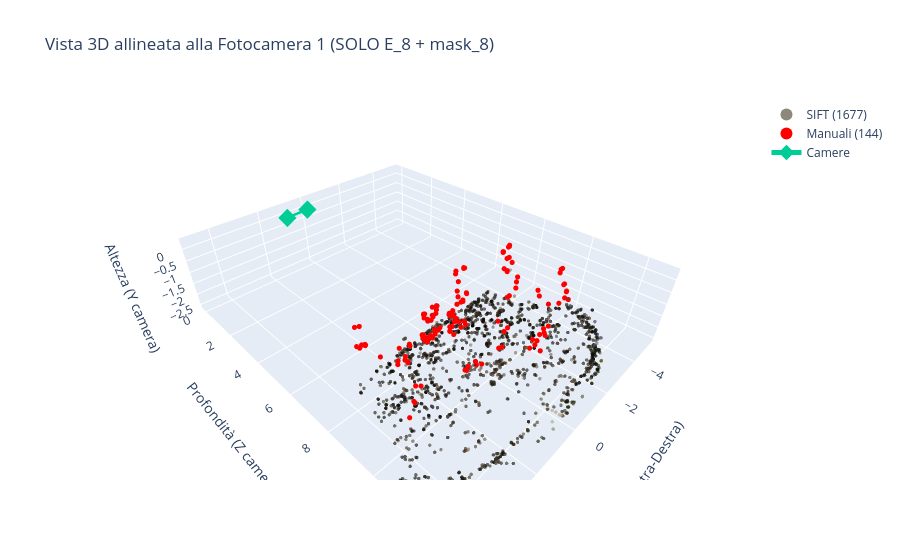

Notebook code cell kept with this figure:
### Code cell
import os
import sys
import numpy as np
import cv2
import plotly.graph_objects as go

# Camera overlay: OFF by default. Enable with: python step3_reconstruct_and_visualize_plotly.py --cameras
SHOW_CAMERAS = True

IMG1_PATH = "object/img1.JPG"
CALIB_PATH = "camera_calib.npz"
E_RES_PATH = "outputs/E_results.npz"

OUT_DIR = "outputs"
os.makedirs(OUT_DIR, exist_ok=True)

img1 = cv2.imread(IMG1_PATH)
assert img1 is not None, "Errore caricamento img1."
img1_rgb = cv2.cvtColor(img1, cv2.COLOR_BGR2RGB)

cal = np.load(CALIB_PATH)
K = cal["K"].astype(np.float64)
dist = cal["dist"].astype(np.float64)

# Undistort img1 for correct color sampling of non-manual points
img1_u = cv2.undistort(img1, K, dist)
img1_u_rgb = cv2.cvtColor(img1_u, cv2.COLOR_BGR2RGB)

res = np.load(E_RES_PATH, allow_pickle=True)

# ============================================================
# USA SOLO LA TUA SOLUZIONE (E_8 + mask_8)
# ============================================================
if "E_8" not in res:
    raise RuntimeError("E_8 non presente in E_results.npz: rigenera lo step2 salvando E_8.")
E = res["E_8"].astype(np.float64)

if "mask_8" not in res:
    raise RuntimeError(
        "mask_8 non presente in E_results.npz.\n"
        "Rigenera E_results.npz con lo step2 che salva mask_8."
    )
mask_in = res["mask_8"].astype(bool)
print("✅ Uso SOLO E_8 + mask_8 (nessun fallback su OpenCV)")

# ------------------------------------------------------------
# Caricamento punti
# ------------------------------------------------------------
if "pts1_px" not in res or "pts1_norm" not in res or "pts2_norm" not in res:
    raise RuntimeError(
        "Nel file E_results.npz mancano pts1_px / pts1_norm / pts2_norm.\n"
        "Assicurati che step2 salvi questi array."
    )

pts1_px = res["pts1_px"].astype(np.float64)
pts1_norm = res["pts1_norm"].astype(np.float64)
pts2_norm = res["pts2_norm"].astype(np.float64)

src_is_manual = res["src_is_manual"].astype(bool) if "src_is_manual" in res else np.zeros(len(pts1_px), dtype=bool)

# Applica solo la tua mask_8
pts1_n = pts1_norm[mask_in].reshape(-1, 1, 2)
pts2_n = pts2_norm[mask_in].reshape(-1, 1, 2)
pts1_p = pts1_px[mask_in]
is_manual = src_is_manual[mask_in]

# ------------------------------------------------------------
# recoverPose con la tua E_8 (cameraMatrix = I perché punti norm)
# ------------------------------------------------------------
retval, R, t, mask_pose = cv2.recoverPose(E, pts1_n, pts2_n, np.eye(3))
mask_pose = mask_pose.ravel().astype(bool)

pts1_final_n = pts1_n[mask_pose].reshape(-1, 2)
pts2_final_n = pts2_n[mask_pose].reshape(-1, 2)
pts1_final_px = pts1_p[mask_pose].astype(np.int32)
is_manual_final = is_manual[mask_pose]

# ------------------------------------------------------------
# Triangolazione (coordinate normalizzate)
# ------------------------------------------------------------
P1 = np.hstack([np.eye(3), np.zeros((3, 1))])
P2 = np.hstack([R, t])

X_h = cv2.triangulatePoints(P1, P2, pts1_final_n.T, pts2_final_n.T)
X = (X_h[:3, :] / (X_h[3, :] + 1e-12)).T

# Colori: campionati correttamente per NON manuali sull'immagine UNDISTORTED
# (i manuali restano rossi in plot, quindi il loro colore qui è irrilevante ma lo teniamo coerente)
pts1_final_u_px = cv2.undistortPoints(
    pts1_final_px.reshape(-1, 1, 2).astype(np.float64),
    K, dist, P=K
).reshape(-1, 2)
pts1_final_u_px = np.rint(pts1_final_u_px).astype(np.int32)

colors_rgb = []
h0, w0 = img1_rgb.shape[:2]
h1, w1 = img1_u_rgb.shape[:2]
for i, pt in enumerate(pts1_final_px):
    if is_manual_final[i]:
        u, v = int(pt[0]), int(pt[1])
        v = int(np.clip(v, 0, h0 - 1))
        u = int(np.clip(u, 0, w0 - 1))
        c = img1_rgb[v, u] / 255.0
    else:
        u, v = int(pts1_final_u_px[i, 0]), int(pts1_final_u_px[i, 1])
        v = int(np.clip(v, 0, h1 - 1))
        u = int(np.clip(u, 0, w1 - 1))
        c = img1_u_rgb[v, u] / 255.0
    colors_rgb.append(c)
colors_rgb = np.asarray(colors_rgb, dtype=np.float64)

# ------------------ FILTRI ------------------
X2 = (R @ X.T + t).T
mask_cheir = (X[:, 2] > 0) & (X2[:, 2] > 0)

dists_all = np.linalg.norm(X, axis=1)
th = np.quantile(dists_all[mask_cheir], 0.9) if np.sum(mask_cheir) > 0 else np.inf
mask_dist = dists_all < th

mask_keep = mask_cheir & mask_dist
X = X[mask_keep]
colors_rgb = colors_rgb[mask_keep]
is_manual_final = is_manual_final[mask_keep]

n_sift = int(np.sum(~is_manual_final))
n_manual = int(np.sum(is_manual_final))
print(f"Punti ricostruiti: {len(X)} (SIFT={n_sift}, MANUAL={n_manual})")

# ------------------ TRANSFORM PLOT ------------------
def transform_to_plot(pts):
    # Stessa tua convenzione: (x, z, -y)
    x_p = pts[:, 0]
    y_p = pts[:, 2]
    z_p = -pts[:, 1]
    return x_p, y_p, z_p

def camera_center_from_Rt(R, t):
    return (-R.T @ t).reshape(3)

def rgb_str(c):
    r, g, b = (np.clip(c, 0, 1) * 255).astype(int)
    return f"rgb({r},{g},{b})"

sift_mask = ~is_manual_final
manual_mask = is_manual_final

data = []

# SIFT cloud (colorata)
if np.sum(sift_mask) > 0:
    xs, ys, zs = transform_to_plot(X[sift_mask])
    cols = [rgb_str(c) for c in colors_rgb[sift_mask]]
    data.append(go.Scatter3d(
        x=xs, y=ys, z=zs,
        mode="markers",
        name=f"SIFT ({n_sift})",
        marker=dict(size=2, color=cols, opacity=0.65)
    ))

# Manual (rossi)
if np.sum(manual_mask) > 0:
    xm, ym, zm = transform_to_plot(X[manual_mask])
    data.append(go.Scatter3d(
        x=xm, y=ym, z=zm,
        mode="markers",
        name=f"Manuali ({n_manual})",
        marker=dict(size=3, color="red", opacity=1.0)
    ))

# Camere (opzionale)
if SHOW_CAMERAS:
    C1 = np.zeros(3)
    C2 = camera_center_from_Rt(R, t)
    C_plot = np.vstack([C1, C2])
    xc, yc, zc = transform_to_plot(C_plot)

    data.append(go.Scatter3d(
        x=xc, y=yc, z=zc,
        mode="markers+lines",
        name="Camere",
        marker=dict(size=6, symbol="diamond"),
        line=dict(width=5)
    ))

fig = go.Figure(data=data)

fig.update_layout(
    title="Vista 3D allineata alla Fotocamera 1 (SOLO E_8 + mask_8)",
    scene=dict(
        xaxis_title="X (Sinistra-Destra)",
        yaxis_title="Profondità (Z camera)",
        zaxis_title="Altezza (Y camera)",
        aspectmode="data"  # scala coerente tra assi
    ),
    legend=dict(itemsizing="constant")
)

fig.show()

### Figure 1 — Plotly figure (JSON) as saved in the notebook; plotly's stock layout.template omitted (floating-point values rounded to 4 significant figures; data arrays with more than 128 entries replaced by an {"elided": "..."} marker saying what was removed)
{"data": [{"marker": {"color": {"elided": "1677 str values"}, "opacity": 0.65, "size": 2}, "mode": "markers", "name": "SIFT (1677)", "type": "scatter3d", "x": {"elided": "1677 float values"}, "y": {"elided": "1677 float values"}, "z": {"elided": "1677 float values"}}, {"marker": {"color": "red", "opacity": 1, "size": 3}, "mode": "markers", "name": "Manuali (144)", "type": "scatter3d", "x": {"elided": "144 float values"}, "y": {"elided": "144 float values"}, "z": {"elided": "144 float values"}}, {"line": {"width": 5}, "marker": {"size": 6, "symbol": "diamond"}, "mode": "markers+lines", "name": "Camere", "type": "scatter3d", "x": [0.0, 0.9987], "y": [0.0, 0.04601], "z": [-0.0, -0.02381]}], "layout": {"legend": {"itemsizing": "constant"}, "scene": {"aspectmode": "data", "xaxis": {"title": {"text": "X (Sinistra-Destra)"}}, "yaxis": {"title": {"text": "Profondità (Z camera)"}}, "zaxis": {"title": {"text": "Altezza (Y camera)"}}}, "title": {"text": "Vista 3D allineata alla Fotocamera 1 (SOLO E_8 + mask_8)"}}}
